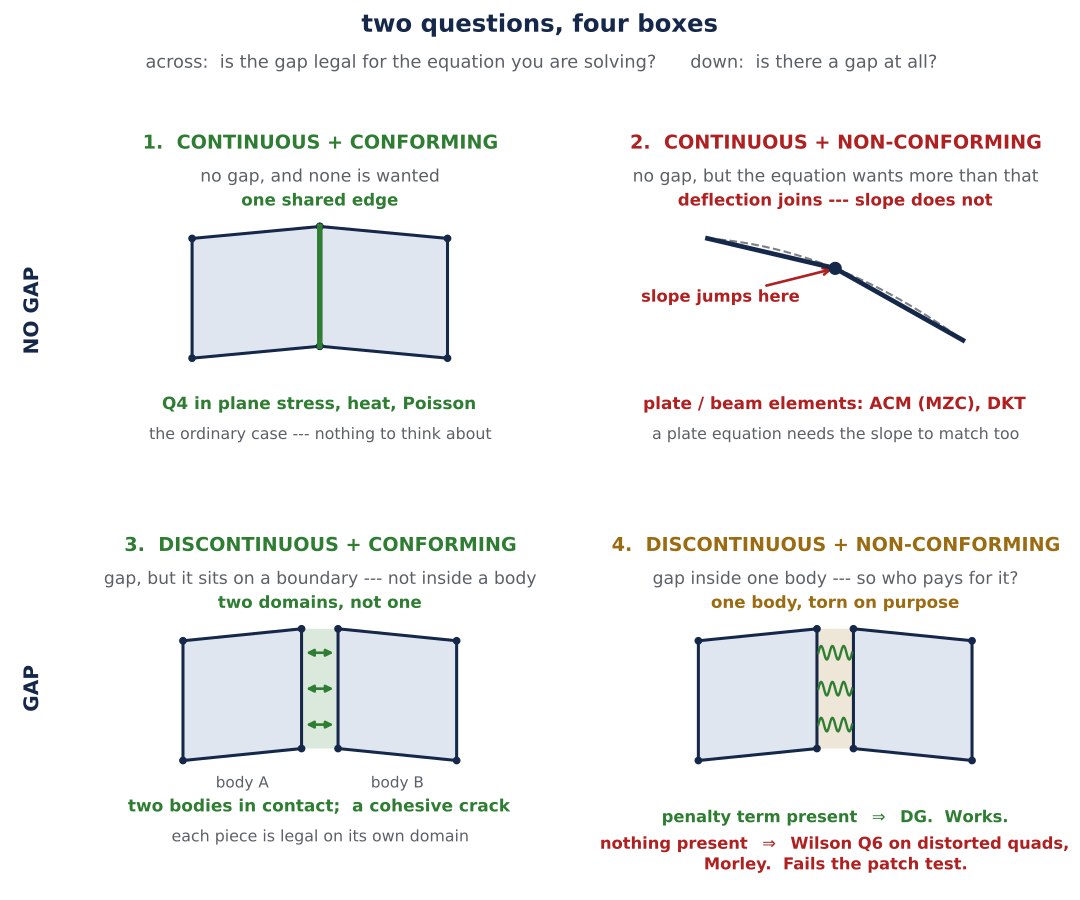

Here is the Python script that generated this plot:
"""The four combinations of continuous/discontinuous x conforming/non-conforming.

Two axes, four boxes. Rows: is there a gap? Columns: is the gap legal for the
equation being solved? Every box is drawn on the same two elements so the only
thing that changes between boxes is the thing being named.
"""
import numpy as np, matplotlib
matplotlib.use("Agg")
import matplotlib.pyplot as plt
from matplotlib.patches import Polygon, Rectangle

INK, OK, BAD, GREY, AMB = "#15284a", "#2e7d32", "#b02020", "#5b6066", "#9a6b10"
FILL = "#dfe6f0"

def quad(ax, pts, fc=FILL, ec=INK, lw=2.2, z=3):
    ax.add_patch(Polygon(pts, closed=True, fc=fc, ec=ec, lw=lw, zorder=z))
    for p in pts:
        ax.plot(*p, "o", ms=4.6, color=ec, zorder=z+1)

fig, axes = plt.subplots(2, 2, figsize=(10.8, 9.0))
fig.subplots_adjust(left=0.085, right=0.985, top=0.855, bottom=0.035,
                    wspace=0.13, hspace=0.20)
for ax in axes.ravel():
    ax.set_xlim(0, 100); ax.set_ylim(0, 56); ax.axis("off")

def head(ax, n, name, colour, sub):
    ax.text(50, 53, f"{n}.  {name}", fontsize=13.8, color=colour,
            fontweight="bold", ha="center")
    ax.text(50, 47.5, sub, fontsize=12.4, color=GREY, ha="center")

def foot(ax, lines, colour):
    for k, L in enumerate(lines):
        ax.text(50, 9.5 - 5.0*k, L, fontsize=12.2 if k == 0 else 11.4,
                color=colour if k == 0 else GREY, ha="center",
                fontweight="bold" if k == 0 else "normal")

# ---------- 1 : continuous + conforming ----------
ax = axes[0, 0]
head(ax, 1, "CONTINUOUS + CONFORMING", OK, "no gap, and none is wanted")
quad(ax, [(22, 18), (50, 20), (50, 40), (22, 38)])
quad(ax, [(50, 20), (78, 18), (78, 38), (50, 40)])
ax.plot([50, 50], [20, 40], color=OK, lw=4.0, zorder=6)
ax.text(50, 43.5, "one shared edge", fontsize=12.0, color=OK, ha="center",
        fontweight="bold")
foot(ax, ["Q4 in plane stress, heat, Poisson",
          "the ordinary case --- nothing to think about"], OK)

# ---------- 2 : continuous + non-conforming ----------
ax = axes[0, 1]
head(ax, 2, "CONTINUOUS + NON-CONFORMING", BAD,
     "no gap, but the equation wants more than that")
# two straight element spans meeting at s=28 with clearly different slopes,
# against the smooth curve through the same three points
s1 = np.linspace(0, 28, 2); s2 = np.linspace(28, 56, 2)
ax.plot(22+s1, 38 - (5/28)*s1, color=INK, lw=3.4, zorder=5)
ax.plot(22+s2, 33 - (12/28)*(s2-28), color=INK, lw=3.4, zorder=5)
sm = np.linspace(0, 56, 160)
ax.plot(22+sm, -0.0044643*sm**2 - 0.053571*sm + 38, "--", color=GREY,
        lw=1.5, alpha=0.8, zorder=4)
ax.plot([50], [33], "o", ms=8.5, color=INK, zorder=7)
ax.annotate("slope jumps here", (50, 33), textcoords="offset points",
            xytext=(-26, -24), fontsize=11.8, color=BAD, fontweight="bold",
            ha="right", arrowprops=dict(arrowstyle="->", color=BAD, lw=1.9))
ax.text(50, 43.5, "deflection joins --- slope does not",
        fontsize=12.0, color=BAD, ha="center", fontweight="bold")
foot(ax, ["plate / beam elements: ACM (MZC), DKT",
          "a plate equation needs the slope to match too"], BAD)

# ---------- 3 : discontinuous + conforming ----------
ax = axes[1, 0]
head(ax, 3, "DISCONTINUOUS + CONFORMING", OK,
     "gap, but it sits on a boundary --- not inside a body")
quad(ax, [(20, 18), (46, 20), (46, 40), (20, 38)])
quad(ax, [(54, 20), (80, 18), (80, 38), (54, 40)])
ax.add_patch(Rectangle((46, 20), 8, 20, fc=OK, ec="none", alpha=0.17, zorder=2))
for yy in (24, 30, 36):
    ax.annotate("", (46.4, yy), xytext=(53.6, yy),
                arrowprops=dict(arrowstyle="<|-|>", color=OK, lw=1.9,
                                mutation_scale=10))
ax.text(50, 43.5, "two domains, not one", fontsize=12.0, color=OK,
        ha="center", fontweight="bold")
ax.text(33, 13.5, "body A", fontsize=11.0, color=GREY, ha="center")
ax.text(67, 13.5, "body B", fontsize=11.0, color=GREY, ha="center")
foot(ax, ["two bodies in contact;  a cohesive crack",
          "each piece is legal on its own domain"], OK)

# ---------- 4 : discontinuous + non-conforming ----------
ax = axes[1, 1]
head(ax, 4, "DISCONTINUOUS + NON-CONFORMING", AMB,
     "gap inside one body --- so who pays for it?")
quad(ax, [(20, 18), (46, 20), (46, 40), (20, 38)])
quad(ax, [(54, 20), (80, 18), (80, 38), (54, 40)])
ax.add_patch(Rectangle((46, 20), 8, 20, fc=AMB, ec="none", alpha=0.17, zorder=2))
for yy in (24, 30, 36):
    xs = np.linspace(46.3, 53.7, 40)
    ax.plot(xs, yy + 1.15*np.sin(np.linspace(0, 6*np.pi, 40)), color=OK,
            lw=1.7, zorder=6)
ax.text(50, 43.5, "one body, torn on purpose", fontsize=12.0, color=AMB,
        ha="center", fontweight="bold")
ax.text(50, 7.5, "penalty term present  $\\Rightarrow$  DG.  Works.",
        fontsize=11.8, color=OK, ha="center", fontweight="bold")
ax.text(50, 2.3, "nothing present  $\\Rightarrow$  Wilson Q6 on distorted quads,\n"
                 "Morley.  Fails the patch test.",
        fontsize=11.8, color=BAD, ha="center", va="center", fontweight="bold")

# ---------- axis headings ----------
fig.text(0.5, 0.965, "two questions, four boxes",
         fontsize=17.5, color=INK, ha="center", fontweight="bold")
fig.text(0.5, 0.925,
         "across:  is the gap legal for the equation you are solving?      "
         "down:  is there a gap at all?",
         fontsize=12.8, color=GREY, ha="center")
fig.text(0.030, 0.655, "NO GAP", fontsize=14.5, color=INK, rotation=90,
         ha="center", va="center", fontweight="bold")
fig.text(0.030, 0.235, "GAP", fontsize=14.5, color=INK, rotation=90,
         ha="center", va="center", fontweight="bold")
fig.savefig("q4_three_questions.pdf")
print("wrote q4_three_questions.pdf")
